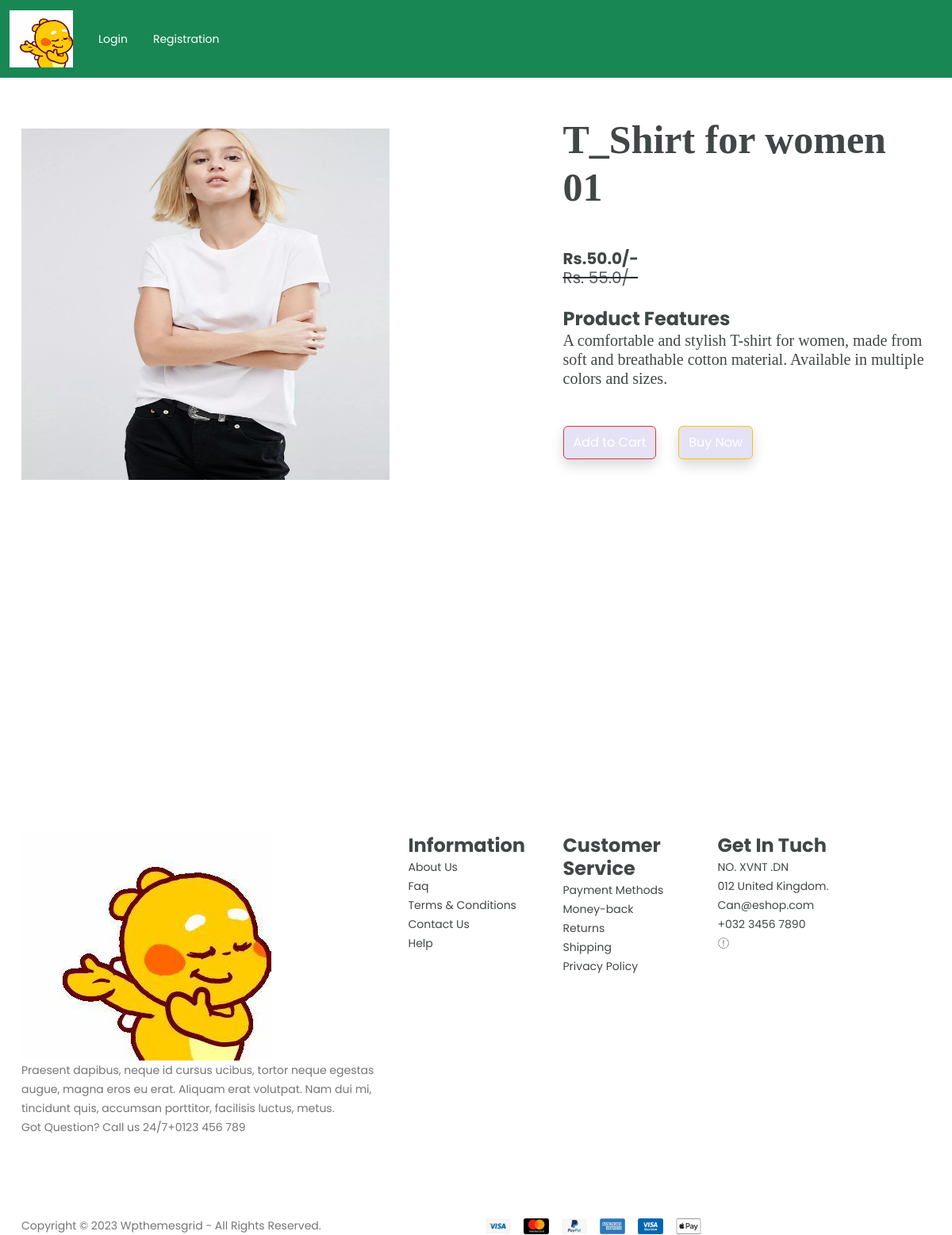
Screenshot of /product-detail/17 with the database file from the repository.
### shop/models.py (models this page shows, shortened)
class Product(models.Model):
    title = models.CharField(max_length=100)
    selling_price = models.FloatField()
    discounted_price = models.FloatField()
    description = models.TextField()
    composition = models.TextField(default='')
    prodapp = models.TextField(default='')
    category = models.CharField(choices = CATEGORY_CHOICES, max_length=2)
    product = models.ImageField(upload_to='product')

### shop/views.py (the view)
# urls.py: path('product-detail/<int:pk>', views.ProductDetail.as_view(), name='product-detail') ,
class ProductDetail(View):
    def get(sefl,request,pk):
        product = Product.objects.get(pk=pk)
        return render(request, 'pages/productdetail.html',locals())

### shop/templates/pages/productdetail.html (shortened to what this page needs)
{%  extends 'pages/base.html' %}
{% load static %}
{% block main-content %}
    <div class="container">
        <br>
        <br>
        <div class='row flex justify-content-between'>
            <div class='img2 col-lg-5 nt-5'>
                <img src="{{product.product.url}}" class='image col-xs-6 col-sm-12 col-lg-12 mt-3 text-sm-center w-100 h-75' alt="">
            </div>
            <div class='productdetail col-lg-5'>
                <h1 style='font-family: Georgia; font-size: 50px;'>{{product.title}}</h1>
            <br>
            <br>
                <h5>Rs.{{product.discounted_price}}/-</h5>
                <small class='text-decoration-line-through text-muted fs-5'>
                    <del>Rs. {{product.selling_price}}/-</del>
                </small>
                <br>
                <br>
                <h4>Product Features</h4>
                <ul class='fs-5' style='font-family: Rajdhani;'>
                    <li>{{product.description}}</li>
                </ul>
                <br>
                <br>
                    <form action="/add-to-cart" class="d-inline">
                    <button type='submit' class='btn btn-danger shadow pc-5 py-2'>
                        Add to Cart
                    </button>
                    </form>
                    <a href="{% url 'showcart' %}" class='btn btn-warning shadow pc-5 py-2 ms-4 text-white'>Buy Now</a>
            </div>
        </div>
    </div>
    <br>
    <br>
    <br>
    <br>
{% endblock main-content %}

### shop/static/app/css/style.css (style rules this page uses)
.btn { background-color: #e6e2f5; }

### rows the page displays
Product: product (picture), title "T_Shirt for women 01", discounted_price "50.0", selling_price "55.0", description "A comfortable and stylish T-shirt for women, made from soft and breathable cotton material. Available in multiple colors and sizes."
